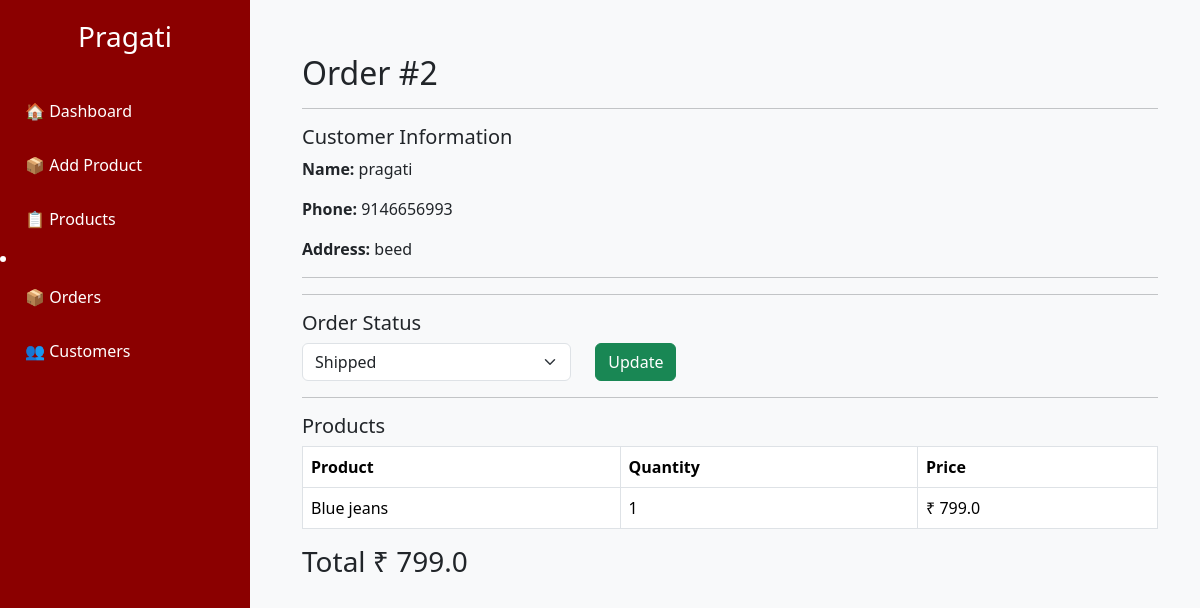
/admin/order/2, run on the app's committed database.
### models.py (models this page shows)
class Order(db.Model):
    id = db.Column(db.Integer, primary_key=True)
    customer_name = db.Column(db.String(100))
    phone = db.Column(db.String(20))
    address = db.Column(db.Text)
    total_amount = db.Column(db.Float)
    status = db.Column(db.String(50), default="Pending")

class OrderItem(db.Model):
    id = db.Column(db.Integer, primary_key=True)
    order_id = db.Column(db.Integer, db.ForeignKey("order.id"))
    product_id = db.Column(db.Integer, db.ForeignKey("product.id"))
    quantity = db.Column(db.Integer)
    price = db.Column(db.Float)
    product = db.relationship("Product")

class Product(db.Model):
    id = db.Column(db.Integer, primary_key=True)
    name = db.Column(db.String(100), nullable=False)
    category = db.Column(db.String(50))
    price = db.Column(db.Float)
    stock = db.Column(db.Integer)
    image = db.Column(db.String(255), nullable=True)
    description = db.Column(db.Text)
    is_new = db.Column(db.Boolean, default=True)

### app.py (the view)
@app.route("/admin/order/<int:id>")
def view_order(id):
    order = Order.query.get_or_404(id)
    items = OrderItem.query.filter_by(order_id=id).all()
    return render_template(
        "admin/order_details.html",
        order=order,
        items=items
    )

### templates/admin/order_details.html (shortened to what this page needs)
{% extends "admin/base_admin.html" %}
{% block content %}
<div class="container mt-4">
<h2>Order #{{ order.id }}</h2>
<hr>
<h5>Customer Information</h5>
<p><strong>Name:</strong> {{ order.customer_name }}</p>
<p><strong>Phone:</strong> {{ order.phone }}</p>
<p><strong>Address:</strong> {{ order.address }}</p>
<hr>
<hr>
<h5>Order Status</h5>
<form method="POST" action="{{ url_for('update_order_status', id=order.id) }}">
    <div class="row">
        <div class="col-md-4">
            <select class="form-select" name="status">
                <option value="Shipped"
                    {% if order.status=="Shipped" %}selected{% endif %}>
                    Shipped
                </option>
            </select>
        </div>
        <div class="col-md-2">
            <button class="btn btn-success">
                Update
            </button>
        </div>
    </div>
</form>
<hr>
<h5>Products</h5>
<table class="table table-bordered">
<tr>
<th>Product</th>
<th>Quantity</th>
<th>Price</th>
</tr>
{% for item in items %}
<tr>
<td>{{ item.product.name }}</td>
<td>{{ item.quantity }}</td>
<td>₹ {{ item.price }}</td>
</tr>
{% endfor %}
</table>
<h3>Total ₹ {{ order.total_amount }}</h3>
{% endblock %}

### templates/admin/base_admin.html (style rules this page uses)
body { background:#f8f9fa; }

### data on the page
Order: id "2", customer_name "pragati", phone "9146656993", address "beed", status "Shipped", total_amount "799.0"
OrderItem: product.name "Blue jeans", quantity "1", price "799.0"
